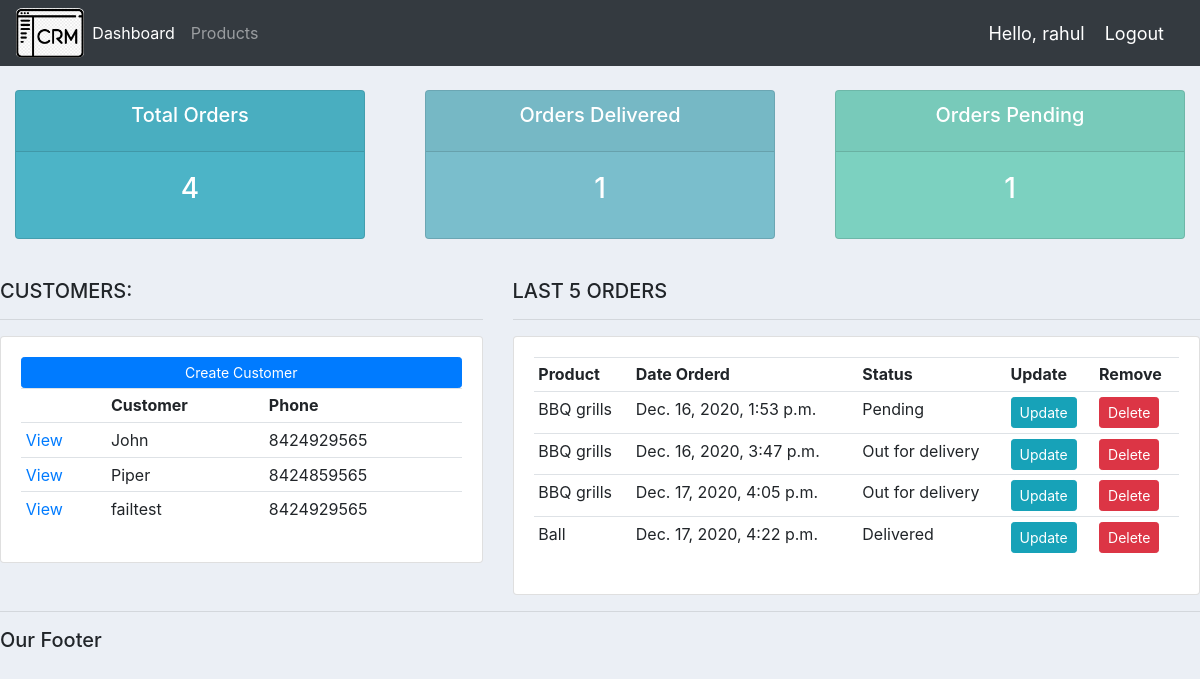
Page / (signed in) on the earlier database version.
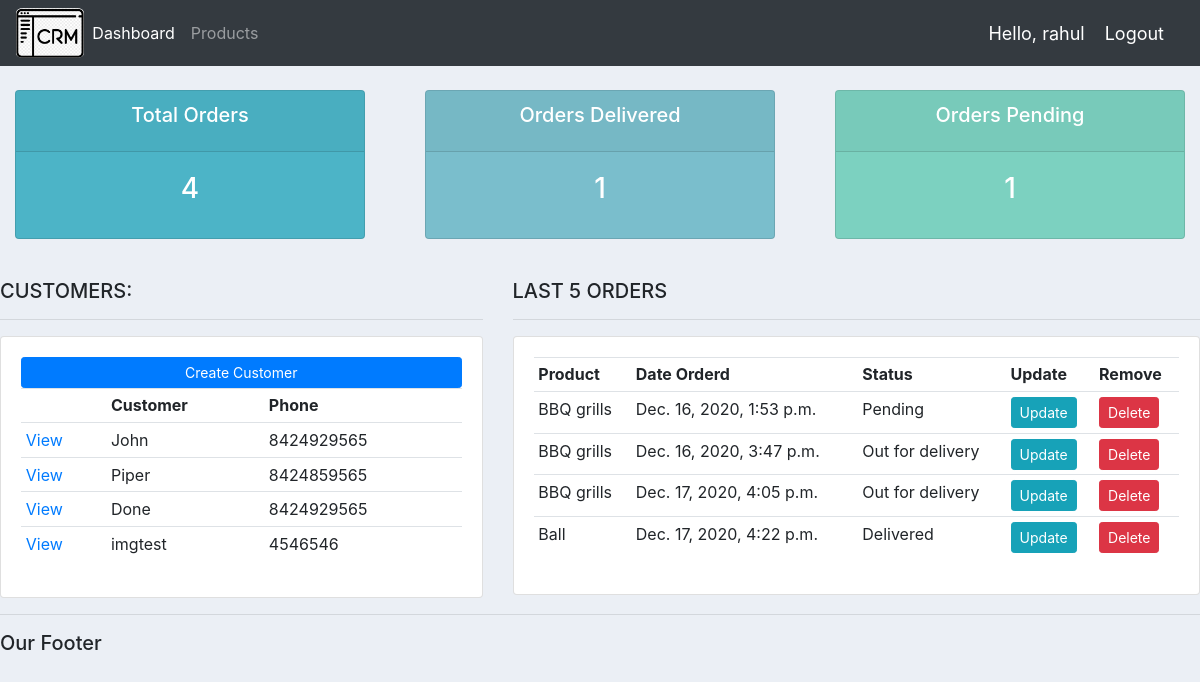
Same page on the later database version.
### account/models.py (models this page shows, shortened)
class Customer(models.Model):
    user = models.OneToOneField(User, null=True, blank=True, on_delete=models.CASCADE)
    name = models.CharField(max_length=200, null=True)
    phone = models.CharField(max_length=200, null=True)
    email = models.CharField(max_length=200, null=True)
    profile_pic = models.ImageField(default='profile1.jpg', null=True, blank=True)
    date_created = models.DateTimeField(auto_now_add=True, null=True)

class Order(models.Model):
    STATUS = (
        ('Pending', 'Pending'),
        ('Out for delivery', 'Out for delivery'),
        ('Delivered', 'Delivered'),
    )
    customer = models.ForeignKey(Customer, null=True, on_delete=models.SET_NULL)
    product = models.ForeignKey(Product, null=True, on_delete=models.SET_NULL)
    date_created = models.DateTimeField(auto_now_add=True, null=True)
    status = models.CharField(max_length=200, null=True, choices=STATUS)
    note = models.CharField(max_length=1000, null=True)

class Product(models.Model):
    CATEGORY = (
        ('Indoor','Indoor'),
        ('Out Door','Out Door'),
    )
    name = models.CharField(max_length=200, null=True)
    price = models.FloatField(null=True)
    category = models.CharField(max_length=200, null=True, choices=CATEGORY)
    description = models.CharField(max_length=200, null=True, blank=True)
    date_created = models.DateTimeField(auto_now_add=True, null=True)
    tag = models.ManyToManyField(Tag)
    def __str__(self):
        return self.name

### account/decorators.py (the view)
    def wrapper_func(request, *args, **kwargs):
        group = None
        if request.user.groups.exists():
            group = request.user.groups.all()[0].name
        if group in ['admin']:
            return view_func(request, *args, **kwargs)
        if group in ['customer']:
            return redirect('user-page')

### account/views.py (called while the page is built)
@login_required(login_url='login')
@admin_only
def home(request):
    orders = Order.objects.all()
    customers = Customer.objects.all()
    total_customers = customers.count()
    total_orders = orders.count()
    delivered = orders.filter(status='Delivered').count()
    pending = orders.filter(status='Pending').count()
    context = {'orders': orders, 'customers': customers,
               'total_customers': total_customers, 'total_orders': total_orders,
               'delivered': delivered, 'pending': pending}
    return render(request, 'account/dashboard.html', context)

### account/templates/account/dashboard.html
{% extends 'account/main.html' %}
{% block content %}
{%  include 'account/status.html' %}
<br>
<div class="row">
	<div class="col-md-5">
		<h5>CUSTOMERS:</h5>
		<hr>
		<div class="card card-body">
			<a class="btn btn-primary  btn-sm btn-block" href="">Create Customer</a>
			<table class="table table-sm">
				<tr>
					<th></th>
					<th>Customer</th>
					<th>Phone</th>
				</tr>
				{% for customer in customers %}
				<tr>
					<td><a href="{% url 'customers' customer.id %}">View</a></td>
					<td>{{ customer.name }}</td>
					<td>{{ customer.phone }}</td>
				</tr>
				{% endfor %}
			</table>
		</div>
	</div>
	<div class="col-md-7">
		<h5>LAST 5 ORDERS</h5>
		<hr>
		<div class="card card-body">
			<table class="table table-sm">
				<tr>
					<th>Product</th>
					<th>Date Orderd</th>
					<th>Status</th>
					<th>Update</th>
					<th>Remove</th>
				</tr>
				{% for order in orders %}
				<tr>
					<td>{{ order.product }}</td>
					<td>{{ order.date_created }}</td>
					<td>{{ order.status }}</td>
					<td><a class="btn btn-sm btn-info" href="{% url 'update_order' order.id %}">Update</a></td>
					<td><a class="btn btn-sm btn-danger" href="{% url 'delete_order' order.id %}">Delete</a></td>
				</tr>
				{% endfor %}
			</table>
		</div>
	</div>
</div>
{% endblock %}

Differences in the rows shown:
changed Customer: name "failtest" → "Done"
added Customer: name "imgtest", phone "4546546"
